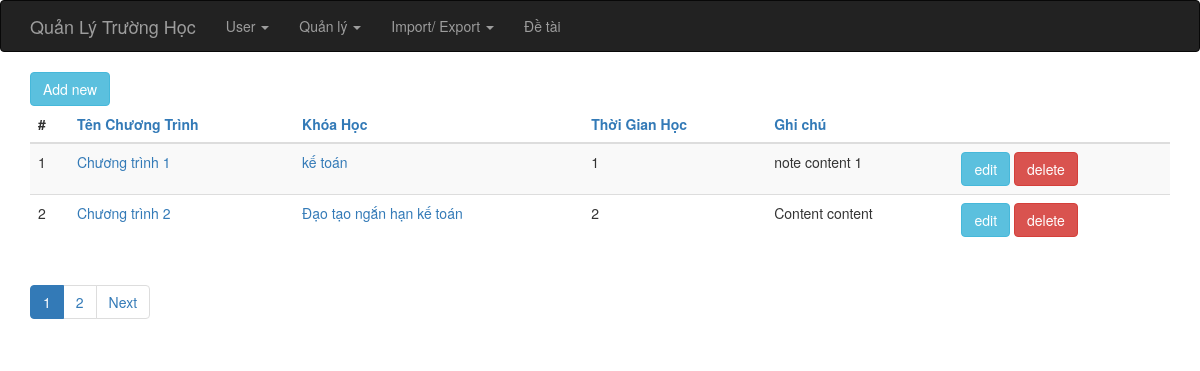
The page /index.php?op=chuongtrinh_list on the database its author committed.
### tables this page shows
CREATE TABLE IF NOT EXISTS `chuong_trinh_hoc` (
  `id` int(6) unsigned NOT NULL AUTO_INCREMENT,
  `ten_chuong_trinh` varchar(255) NOT NULL,
  `khoa_hoc_id` varchar(255) NOT NULL,
  `ghi_chu` varchar(255) DEFAULT NULL,
  `total_time` int(6) DEFAULT NULL,
  PRIMARY KEY (`id`)
);

CREATE TABLE IF NOT EXISTS `khoa_hoc` (
  `id` int(6) unsigned NOT NULL AUTO_INCREMENT,
  `ma_khoa_hoc` varchar(255) NOT NULL,
  `ten_khoa_hoc` varchar(255) NOT NULL,
  `khoa_id` int(6) DEFAULT NULL,
  `ghi_chu` varchar(255) DEFAULT NULL,
  `time_start` date DEFAULT NULL,
  `time_end` date DEFAULT NULL,
  PRIMARY KEY (`id`)
);

### index.php (called while the page is built, shortened)
<?php
require_once 'controller/IndexController.php';
$controller = new IndexController();
$controller->handleRequest();
?>

### model/KhoaHocGateway.php (called while the page is built, shortened)
<?php
class KhoaHocGateway {
    public function selectAll($order, $start, $limit) {
        $dbOrder =  mysql_real_escape_string($order);
        $dbres = mysql_query("SELECT * FROM khoa_hoc ORDER BY $dbOrder ASC limit {$start},{$limit}");
        $data = array();
        while ( ($obj = mysql_fetch_object($dbres)) != NULL ) {
            $data[] = $obj;
        }
        return $data;
    }
}
?>

### model/KhoaHocService.php (called while the page is built, shortened)
<?php
require_once 'model/KhoaHocGateway.php';
class KhoaHocService {
    private $index = NULL;
    private $khoahocGateway    = NULL;
    public function __construct() {
        $this->index = new IndexService();
        $this->khoahocGateway = new KhoaHocGateway();
    }
    public function getAll($order, $start, $limit) {
        try {
            $this->index->openDb();
            $res = $this->khoahocGateway->selectAll($order, $start, $limit);
            $this->index->closeDb();
            return $res;
        } catch (Exception $e) {
            $this->index->closeDb();
            throw $e;
        }
    }
}
?>

### model/ChuongTrinhGateway.php (called while the page is built, shortened)
<?php
class ChuongTrinhGateway {
    public function allRecord() {
        $dbres = mysql_query("SELECT * FROM chuong_trinh_hoc");
        return mysql_num_rows($dbres);
    }
    public function selectAll($order, $start, $limit) {
        if ( !isset($order) ) {
            $order = "ten_chuong_trinh";
        }
        $dbOrder =  mysql_real_escape_string($order);
        $dbres = mysql_query("SELECT * FROM chuong_trinh_hoc ORDER BY $dbOrder ASC limit {$start},{$limit}");
        $data = array();
        while ( ($obj = mysql_fetch_object($dbres)) != NULL ) {
            $data[] = $obj;
        }
        return $data;
    }
}
?>

### model/ChuongTrinhService.php (called while the page is built, shortened)
<?php
require_once 'model/ChuongTrinhGateway.php';
class ChuongTrinhService {
    private $index = NULL;
    private $chuongtrinhGateway    = NULL;
    public function __construct() {
        $this->index = new IndexService();
        $this->chuongtrinhGateway = new ChuongTrinhGateway();
    }
    public function totalRecord()
    {
        try {
            $this->index->openDb();
            $res = $this->chuongtrinhGateway->allRecord();
            $this->index->closeDb();
            return $res;
        } catch (Exception $e) {
            $this->index->closeDb();
            throw $e;
        }
    }
    public function getAll($order, $start, $limit) {
        try {
            $this->index->openDb();
            $res = $this->chuongtrinhGateway->selectAll($order, $start, $limit);
            $this->index->closeDb();
            return $res;
        } catch (Exception $e) {
            $this->index->closeDb();
            throw $e;
        }
    }
}
?>

### view/chuongtrinh/list.php (the view)
<?php require_once(realpath($_SERVER["DOCUMENT_ROOT"]) .'/school/view/include/header.php');?>
<?php
    $Pagination = new Pagination();
?>
<div class="container">
    <div><a href="index.php?op=chuongtrinh_new" class="btn btn-info">Add new</a></div>
    <?php if ( count($data) > 0 ) { ?>
    <table class="table table-striped">
        <thead>
        <tr>
            <th>#</th>
            <th><a href="?op=chuongtrinh_list&orderby=ten_chuong_trinh">Tên Chương Trình</a></th>
            <th><a href="?op=chuongtrinh_list&orderby=khoa_hoc_id">Khóa Học</a></th>
            <th><a href="?op=chuongtrinh_list&orderby=total_time">Thời Gian Học</a></th>
            <th><a href="?op=chuongtrinh_list&orderby=ghi_chu">Ghi chú</a></th>
            <th>&nbsp;</th>
        </tr>
        </thead>
        <tbody>
        <?php $i = 0; foreach ($data as $item): $i++;?>
            <tr>
                <td><?php echo $i;?></td>
                <td><a href="index.php?op=chuongtrinh_show&id=<?php echo $item->id; ?>"><?php echo $item->ten_chuong_trinh; ?></a></td>
                <td>
                    <a href="index.php?op=khoahoc_show&id=<?php echo $item->khoa_hoc_id; ?>">
                        <?php foreach ($khoaHocList as $khoahoc) {
                            if ( $item->khoa_hoc_id == $khoahoc->id ) {
                                echo $khoahoc->ten_khoa_hoc;
                            }
                        }; ?>
                    </a></td>
                <td><?php echo $item->total_time; ?></td>
                <td><?php echo $item->ghi_chu; ?></td>
                <td>
                    <a href="index.php?op=chuongtrinh_edit&id=<?php echo $item->id; ?>" class="btn btn-info">edit</a>
                    <a href="index.php?op=chuongtrinh_delete&id=<?php echo $item->id; ?>" class="btn btn-danger" onclick="return checkDel()">delete</a>
                </td>
            </tr>
        <?php endforeach; ?>
        </tbody>
    </table>
    <ul class="pagination">
        <?php echo $Pagination->listPages($totalPages); ?>
    </ul>
    <?php } else { ?>
        <h5>Empty list.</h5>
    <?php } ?>
</div>
<?php require_once(realpath($_SERVER["DOCUMENT_ROOT"]) .'/school/view/include/footer.php');?>

### rows shown on the page
chuong_trinh_hoc: ten_chuong_trinh "Chương trình 1", total_time "1", ghi_chu "note content 1"
khoa_hoc: ten_khoa_hoc "kế toán"
chuong_trinh_hoc: ten_chuong_trinh "Chương trình 2", total_time "2", ghi_chu "Content content"
khoa_hoc: ten_khoa_hoc "Đạo tạo ngắn hạn kế toán"
